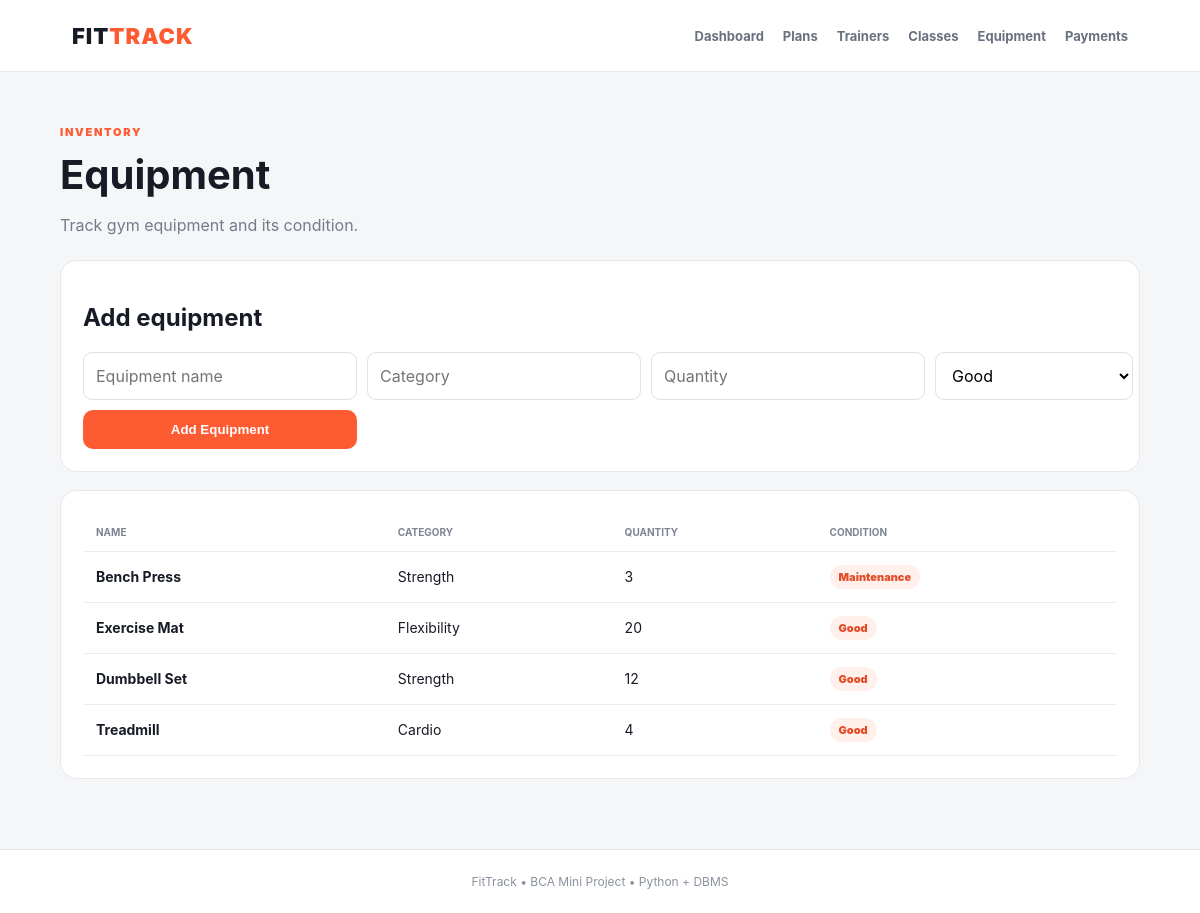
Screenshot of /equipment with the database file from the repository.
### tables this page shows
CREATE TABLE equipment (
        id INTEGER PRIMARY KEY AUTOINCREMENT,
        name TEXT NOT NULL,
        category TEXT NOT NULL,
        quantity INTEGER NOT NULL,
        condition TEXT NOT NULL
    );

### app.py (the view, shortened to what this page needs)
@app.route("/equipment", methods=["GET","POST"])
def equipment():
    conn = get_db()
    rows = conn.execute("SELECT * FROM equipment ORDER BY id DESC").fetchall()
    conn.close()
    return render_template("equipment.html", equipment=rows)

### app.py (called while the page is built)
def get_db():
    conn = sqlite3.connect(DB)
    conn.row_factory = sqlite3.Row
    return conn

### templates/equipment.html (shortened to what this page needs)
{% extends "base.html" %}
{% block content %}
<div class="title"><p class="eyebrow">INVENTORY</p><h1>Equipment</h1><p>Track gym equipment and its condition.</p></div>
<section class="form panel"><h2>Add equipment</h2><form method="post"><input name="name" placeholder="Equipment name" required><input name="category" placeholder="Category" required><input name="quantity" type="number" placeholder="Quantity" required><select name="condition"><option>Good</option><option>Maintenance</option><option>Needs Replacement</option></select><button class="btn">Add Equipment</button></form></section>
<section class="panel"><table><tr><th>Name</th><th>Category</th><th>Quantity</th><th>Condition</th></tr>{% for e in equipment %}<tr><td><b>{{ e.name }}</b></td><td>{{ e.category }}</td><td>{{ e.quantity }}</td><td><span class="tag">{{ e.condition }}</span></td></tr>{% endfor %}</table></section>
{% endblock %}

### static/style.css (style rules this page uses)
* { box-sizing:border-box }
body { margin:0;background:#f5f6f8;color:#171b25;font-family:Inter,system-ui,-apple-system,BlinkMacSystemFont,"Segoe UI",sans-serif }
.eyebrow { font-size:11px;letter-spacing:1.7px;font-weight:900;color:#ff5b32 }
.btn { background:#ff5b32;border:0;color:#fff;text-decoration:none;border-radius:10px;padding:12px 17px;font-weight:800;cursor:pointer }
.stats div,.panel,.card { background:#fff;border:1px solid #e5e7eb;border-radius:17px;padding:22px }
.panel { margin-top:18px }
.title { margin-bottom:25px }
.title h1 { font-size:40px;margin:3px 0 8px }
.title p:last-child { color:#747c8b }
.form form { display:grid;grid-template-columns:repeat(4,1fr);gap:10px }
.form input,.form select { padding:12px;border:1px solid #dfe2e8;border-radius:9px;font:inherit;background:#fff }
.tag { display:inline-block;background:#fff0eb;color:#e34c26;border-radius:999px;padding:5px 9px;font-size:11px;font-weight:900 }
table { width:100%;border-collapse:collapse }
th,td { text-align:left;padding:13px;border-bottom:1px solid #eceef2;font-size:14px }
th { font-size:10px;color:#7c8491;text-transform:uppercase }

### rows the page displays
equipment: name "Bench Press", category "Strength", quantity "3", condition "Maintenance"
equipment: name "Exercise Mat", category "Flexibility", quantity "20", condition "Good"
equipment: name "Dumbbell Set", category "Strength", quantity "12", condition "Good"
equipment: name "Treadmill", category "Cardio", quantity "4", condition "Good"
